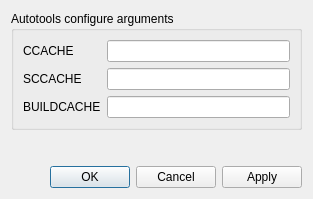
<?xml version="1.0" encoding="UTF-8"?>
<ui version="4.0">
 <class>CompilerCacheConfigurationDialog</class>
 <widget class="QDialog" name="CompilerCacheConfigurationDialog">
  <property name="geometry">
   <rect>
    <x>0</x>
    <y>0</y>
    <width>313</width>
    <height>199</height>
   </rect>
  </property>
  <property name="windowTitle">
   <string>Compiler Cache Configuration</string>
  </property>
  <layout class="QVBoxLayout" name="verticalLayout">
   <item>
    <widget class="QGroupBox" name="groupBox">
     <property name="title">
      <string>Autotools configure arguments</string>
     </property>
     <layout class="QGridLayout" name="gridLayout">
      <item row="1" column="1">
       <widget class="QLineEdit" name="sccache_arguments"/>
      </item>
      <item row="0" column="1">
       <widget class="QLineEdit" name="ccache_arguments"/>
      </item>
      <item row="1" column="0">
       <widget class="QLabel" name="label_2">
        <property name="text">
         <string>SCCACHE</string>
        </property>
       </widget>
      </item>
      <item row="0" column="0">
       <widget class="QLabel" name="label">
        <property name="text">
         <string>CCACHE</string>
        </property>
       </widget>
      </item>
      <item row="2" column="0">
       <widget class="QLabel" name="label_3">
        <property name="text">
         <string>BUILDCACHE</string>
        </property>
       </widget>
      </item>
      <item row="2" column="1">
       <widget class="QLineEdit" name="buildcache_arguments"/>
      </item>
     </layout>
    </widget>
   </item>
   <item>
    <spacer name="verticalSpacer">
     <property name="orientation">
      <enum>Qt::Orientation::Vertical</enum>
     </property>
     <property name="sizeHint" stdset="0">
      <size>
       <width>20</width>
       <height>40</height>
      </size>
     </property>
    </spacer>
   </item>
   <item>
    <widget class="QDialogButtonBox" name="buttonBox">
     <property name="orientation">
      <enum>Qt::Orientation::Horizontal</enum>
     </property>
     <property name="standardButtons">
      <set>QDialogButtonBox::StandardButton::Apply|QDialogButtonBox::StandardButton::Cancel|QDialogButtonBox::StandardButton::Ok</set>
     </property>
    </widget>
   </item>
  </layout>
 </widget>
 <resources/>
 <connections>
  <connection>
   <sender>buttonBox</sender>
   <signal>accepted()</signal>
   <receiver>CompilerCacheConfigurationDialog</receiver>
   <slot>accept()</slot>
   <hints>
    <hint type="sourcelabel">
     <x>248</x>
     <y>254</y>
    </hint>
    <hint type="destinationlabel">
     <x>157</x>
     <y>274</y>
    </hint>
   </hints>
  </connection>
  <connection>
   <sender>buttonBox</sender>
   <signal>rejected()</signal>
   <receiver>CompilerCacheConfigurationDialog</receiver>
   <slot>reject()</slot>
   <hints>
    <hint type="sourcelabel">
     <x>316</x>
     <y>260</y>
    </hint>
    <hint type="destinationlabel">
     <x>286</x>
     <y>274</y>
    </hint>
   </hints>
  </connection>
 </connections>
</ui>
